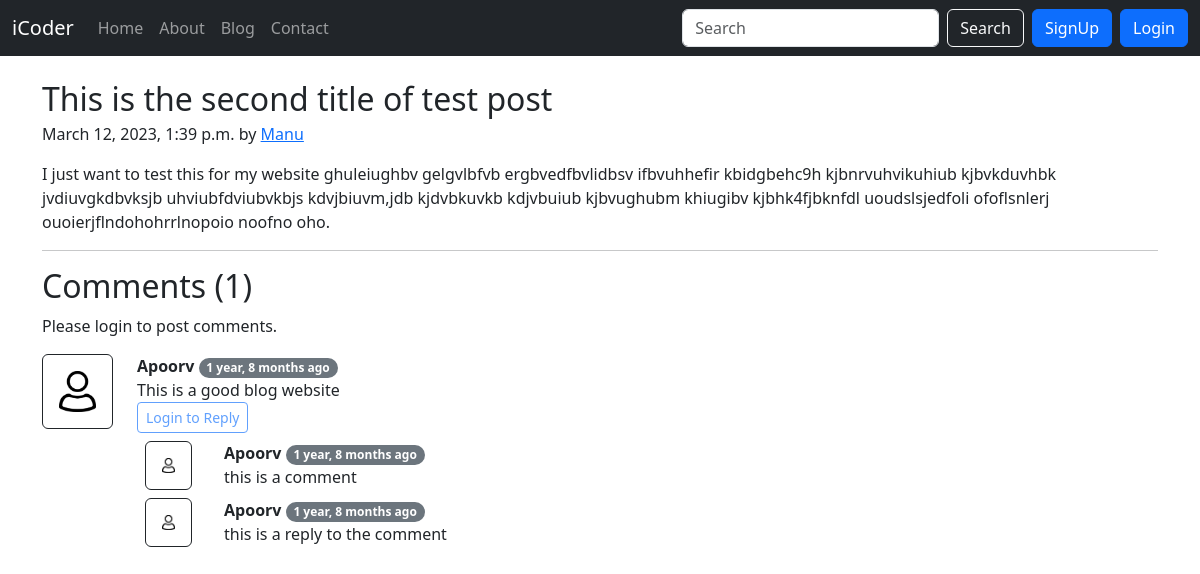
The page /blog/second-post on the database its author committed.
### blog/models.py (models this page shows, shortened)
class Post(models.Model):
    sno = models.AutoField(primary_key=True)
    author = models.CharField(max_length=50)
    title = models.CharField(max_length=50)
    content = models.TextField()
    slug = models.CharField(max_length=130)
    timeStamp=models.DateTimeField(blank=True)

class BlogComment(models.Model):
    sno = models.AutoField(primary_key=True)
    comment = models.TextField()
    user = models.ForeignKey(User, on_delete=models.CASCADE)
    post = models.ForeignKey(Post, on_delete=models.CASCADE)
    parent = models.ForeignKey('self', on_delete=models.CASCADE, null=True)
    timestamp = models.DateTimeField(default=now)

### blog/views.py (the view)
# urls.py: path('<str:slug>', views.blogPost, name='blogPost'),
def blogPost(request, slug):
    post=Post.objects.filter(slug=slug).first()
    comments= BlogComment.objects.filter(post=post, parent=None)
    replies= BlogComment.objects.filter(post=post).exclude(parent=None)
    replyDict={}
    for reply in replies:
        if reply.parent.sno not in replyDict.keys():
            replyDict[reply.parent.sno]=[reply]
        else:
            replyDict[reply.parent.sno].append(reply)
    context={'post':post, 'comments': comments, 'user': request.user, 'replyDict': replyDict}
    return render(request, "blog/blogPost.html", context)

### blog/templatetags/extras.py (called while the page is built)
@register.filter(name='get_val')
def get_val(dict, key):
    return dict.get(key)

### templates/blog/blogPost.html (shortened to what this page needs)
{% extends 'base.html' %}
{% block body %}
{% load humanize %}
{% load extras %}
<div class="container my-4">
  <article class="blog-post">
    <h2 class="blog-post-title mb-1">{{post.title}}</h2>
    <p class="blog-post-meta">{{post.timeStamp}} by <a href="#">{{post.author}}</a></p>
    <p>{{post.content|safe}}</p>
    <hr>
    <h2>Comments ({{comments.count}})</h2>
    {% if user.is_authenticated %}
    <form action="/blog/postComment" method="post">
      {% csrf_token %}
      <div class="mb-3">
        <label for="comment" class="form-label">Post a comment</label>
        <input type="hidden" name="postSno" value="{{post.sno}}">
        <input type="hidden" name="parentSno" value="">
        <input type="text" class="form-control" id="comment" name="comment" placeholder="Enter your comment here">
      </div>
      <button class="btn btn-primary" type="submit">Submit</button>
    </form>
    {% else %}
    <p>Please login to post comments.</p>
    {% endif %}
    {% for comment in comments %}
    <div class="row my-3">
      <div class="col-md-1">
        <img class="rounded mx-auto w-100 p-3 d-block border border-dark" src="/static/img/user.png " alt="...">
      </div>
      <div class="col-md-11">
        <b>{{comment.user.first_name}}</b> <span class="badge rounded-pill text-bg-secondary">{{comment.timestamp|naturaltime}}</span>
        <div> {{comment.comment}} </div>
        <div class="reply mx-0">
          {% if user.is_authenticated %}
          <button class="btn btn-sm btn-outline-primary" type="button" data-bs-toggle="collapse"
            data-bs-target="#replyBox{{comment.sno}}" aria-expanded="false" aria-controls="replyBox{{comment.sno}}">
            Reply
          </button>
          <div class="collapse" id="replyBox{{comment.sno}}">
            <div class="card card-body">
              <form action="/blog/postComment" method="post">
                {% csrf_token %}
                <div class="mb-3">
                  <label for="comment" class="form-label">Post a reply</label>
                  <input type="text" class="form-control" id="comment" name="comment"
                    placeholder="Enter your comment here">
                  <input type="hidden" name="parentSno" value="{{comment.sno}}">
                </div>
                <input type="hidden" name="postSno" value="{{post.sno}}">
                <button class="btn btn-primary" type="submit">Submit</button>
              </form>
            </div>
          </div>
          {% else %}
          <button class="btn btn-sm btn-outline-primary" type="button" data-bs-toggle="collapse"
            data-bs-target="#replyBox{{comment.sno}}" aria-expanded="false" aria-controls="replyBox{{comment.sno}}"
            disabled>
            Login to Reply
          </button>
          {% endif %}
          <div class="replies my-2">
            {% for reply in replyDict|get_val:comment.sno %}
            <div class="row my-2">
              <div class="col-md-1">
                <img class="rounded mx-auto w-75 p-3 d-block border border-dark" src="/static/img/user.png " alt="...">
              </div>
              <div class="col-md-11">
                <b> {{reply.user.first_name}} </b> <span class="badge rounded-pill text-bg-secondary">{{reply.timestamp|naturaltime}}</span>
                <div>{{reply.comment}}</div>
              </div>
            <br>
          </div>
            {% endfor %}
          </div>
        </div>
      </div>
    </div>
    {% endfor %}
</div>
{% endblock body %}

### rows shown on the page
Post: title "This is the second title of test post", timeStamp "March 12, 2023, 1:39 p.m.", author "Manu", content "I just want to test this for my website ghuleiughbv gelgvlbfvb ergbvedfbvlidbsv ifbvuhhefir kbidgbehc9h kjbnrvuhvikuhiub kjbvkduvhbk jvdiuvgkdbvksjb uhviubfdviubvkbjs kdvjbiuvm,jdb kjdvbkuvkb kdjvbuiub kjbvughubm khiugibv kjbhk4fjbknfdl uoudslsjedfoli ofoflsnlerj ouoierjflndohohrrlnopoio noofno oho."
BlogComment: user.first_name "Apoorv", timestamp "1 year, 8 months ago", comment "This is a good blog website"
BlogComment: user.first_name "Apoorv", timestamp "1 year, 8 months ago", comment "this is a comment"
BlogComment: user.first_name "Apoorv", timestamp "1 year, 8 months ago", comment "this is a reply to the comment"

### other values the page prints
{{ comments.count }} "1"
